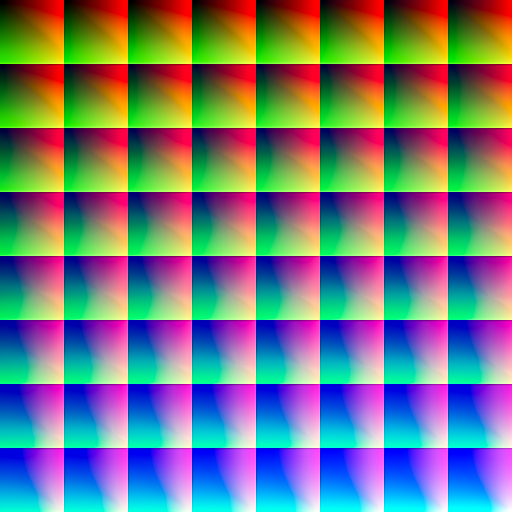
#> input picture assets/presets/preset.jpg, 512 x 512 px
$ python -i effects.py   (imports and definitions only)
#> lines starting #> are read from the running program, lines starting #| are printed output that depends on the picture
import numpy as np
from typing import Union, BinaryIO
from PIL import Image, ImageDraw, ImageFilter

def load_hald_clut(hald_source: Union[str, BinaryIO], level: int = 8) -> ImageFilter.Color3DLUT:
    """
    Converte uma imagem HaldCLUT 2D padrão em um mapeamento de cor 3D (Color3DLUT).
    Aplica Gaussian/BoxBlur em JPEGs para mitigar artefatos de compressão que
    causariam distorções de cor direcional indesejadas na imagem final.
    """
#> called with hald_source = 'assets/presets/preset.jpg', level = 8
    hald_img = Image.open(hald_source).convert("RGB")
#> hald_img is the input picture: PIL image 512x512 RGB; mean R, G, B 112.7, 122.3, 126.3

    if hald_img.size != (512, 512):
        hald_img = hald_img.resize((512, 512), Image.Resampling.LANCZOS)

    # Verifica se a origem foi lida via string (caminho em disco) ou arquivo em memória e checa a extensão
    is_jpeg = False
    if isinstance(hald_source, str) and hald_source.lower().endswith(('.jpg', '.jpeg')):
        is_jpeg = True
    elif hasattr(hald_source, 'name') and hald_source.name.lower().endswith(('.jpg', '.jpeg')):
        is_jpeg = True

    if is_jpeg:
        hald_img = hald_img.filter(ImageFilter.BoxBlur(0.5))
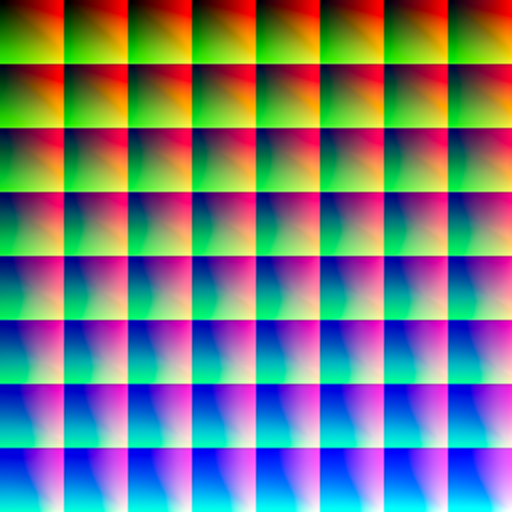
#> hald_img: PIL image 512x512 RGB; mean R, G, B 112.9, 122.5, 126.5

    table_size = level * level
    arr = np.array(hald_img, dtype=np.float32) / 255.0

    grid = arr.reshape(level, table_size, level, table_size, 3)
    lut_array = grid.transpose(0, 2, 1, 3, 4).reshape(table_size, table_size, table_size, 3)

    return ImageFilter.Color3DLUT(table_size, lut_array.reshape(-1, 3))


def apply_preset_lut(photo: Image.Image, hald_source: Union[str, BinaryIO]) -> Image.Image:
    lut_filter = load_hald_clut(hald_source)
    return photo.filter(lut_filter)


def apply_top_gradient(canvas, height_percentage: float = 0.65, max_opacity: int = 240) -> None:
    """
    Renderiza um overlay de gradiente direcional (topo -> baixo) via Numpy,
    otimizando a performance visual sem comprometer a legibilidade dos textos claros.
    """
    width = canvas.width
    grad_height = int(canvas.height * height_percentage)

    alpha_1d = np.linspace(max_opacity, 0, grad_height, dtype=np.uint8)
    alpha_2d = np.tile(alpha_1d.reshape(-1, 1), (1, width))

    gradient_layer = Image.new("RGBA", (width, grad_height), (5, 5, 5, 0))
    alpha_channel = Image.fromarray(alpha_2d, mode="L")
    gradient_layer.putalpha(alpha_channel)

    overlay = Image.new("RGBA", (canvas.width, canvas.height), (0, 0, 0, 0))
    overlay.paste(gradient_layer, (0, 0))

    canvas.image = Image.alpha_composite(canvas.image, overlay)
    canvas.draw = ImageDraw.Draw(canvas.image)

>>> result = load_hald_clut('assets/presets/preset.jpg')
